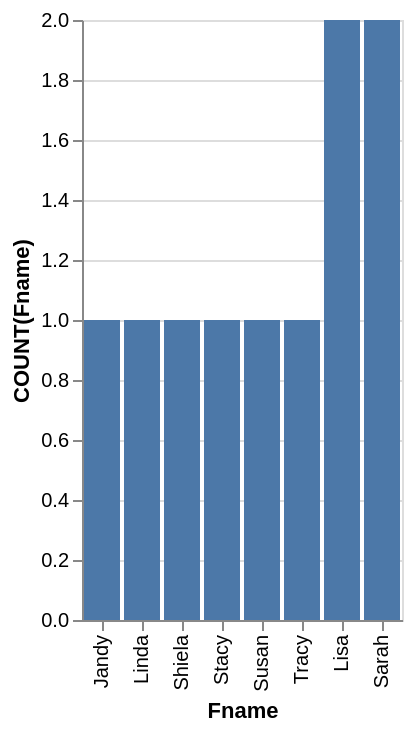

Express this chart as Vega-Lite.
### Vega-Lite specification from a JSON file in a GitHub repository (floating-point values rounded to 4 significant figures)
{"data": {"values": [{"x_data": "Jandy", "y_data": 1}, {"x_data": "Linda", "y_data": 1}, {"x_data": "Shiela", "y_data": 1}, {"x_data": "Stacy", "y_data": 1}, {"x_data": "Susan", "y_data": 1}, {"x_data": "Tracy", "y_data": 1}, {"x_data": "Lisa", "y_data": 2}, {"x_data": "Sarah", "y_data": 2}]}, "mark": "bar", "encoding": {"x": {"field": "x_data", "type": "nominal", "title": "Fname", "sort": {"op": "sum", "field": "y_data", "order": "ascending"}}, "y": {"field": "y_data", "type": "quantitative", "title": "COUNT(Fname)"}}}
